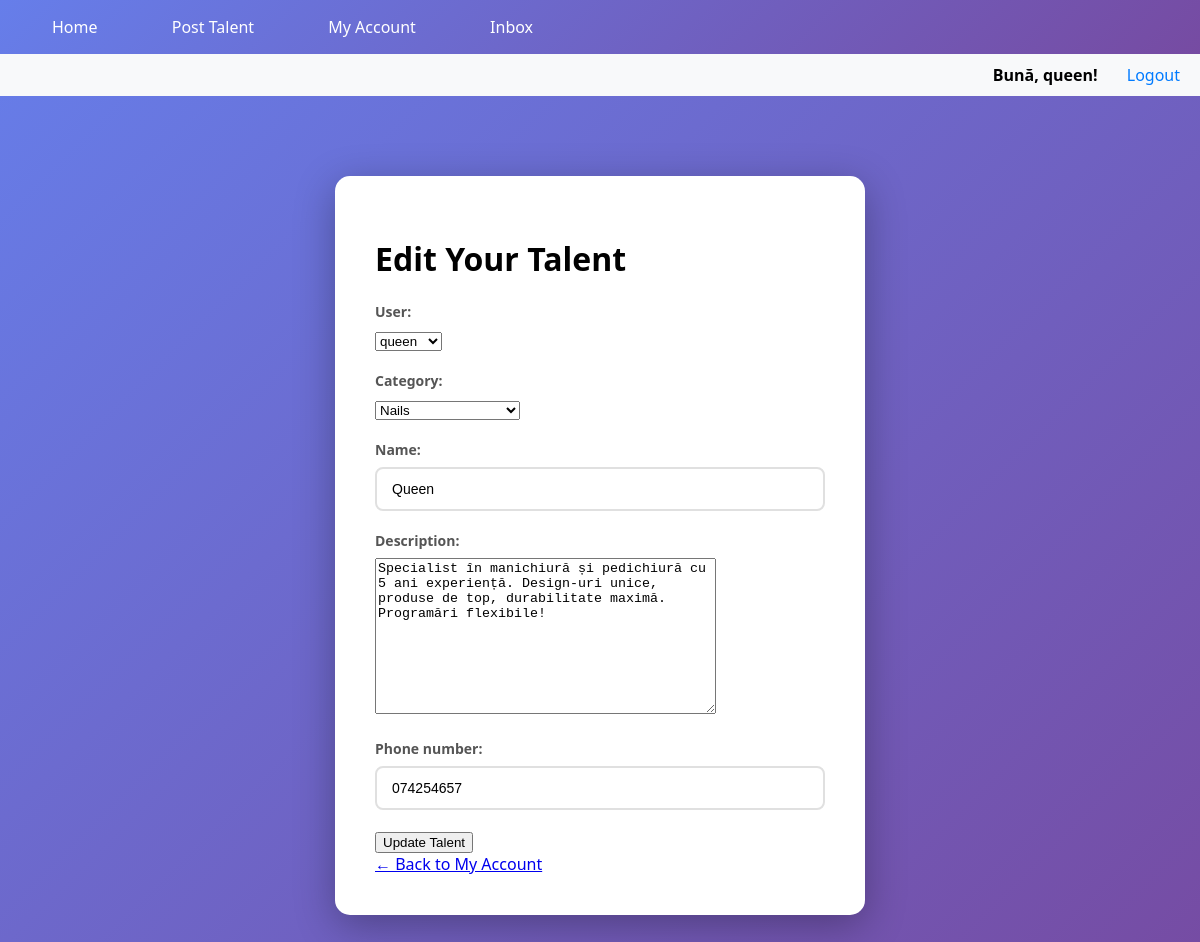
/user/19/Update (signed in), run on the app's committed database.
### Talent/models.py (models this page shows, shortened)
class TalentsPost(models.Model):
    user = models.ForeignKey(User, on_delete=models.CASCADE)
    category = models.ForeignKey(Categories, on_delete=models.SET_NULL, null=True)
    name = models.CharField(max_length=128)  # Service name
    description = models.TextField()
    phone_number = models.CharField(max_length=20)

class Categories(models.Model):
    name = models.CharField(max_length=128)
    def __str__(self):
        return self.name

### Talent/views.py (the view)
# urls.py: path("user/<int:pk>/Update", FormUpdateView.as_view(), name="update"),
class FormUpdateView(LoginRequiredMixin, UpdateView):
    model = TalentsPost
    template_name = 'Form_update.html'
    form_class = TalentForm
    success_url = reverse_lazy('user_account')
    login_url = reverse_lazy('login')
    def get_queryset(self):
        return TalentsPost.objects.filter(user=self.request.user)

### Talent/talent_form.py
class TalentForm(ModelForm):
    class Meta:
        model = TalentsPost
        fields= '__all__'

### Talent/templates/form_update.html (shortened to what this page needs)
{% extends 'base.html' %}
{% load static %}
{% block content %}
    <link rel="stylesheet" href="{% static 'form.css' %}">
    <div class="form-container">
        <h1>Edit Your Talent</h1>
        <form method="post">
            {{ form.as_p }}
            <button type="submit">Update Talent</button>
        </form>
        <div class="back-link">
            <a href="{% url 'user_account' %}">← Back to My Account</a>
        </div>
    </div>
{% endblock %}

### Talent/templates/base.html (shortened to what this page needs)
{% load static %}
<!DOCTYPE html>
<html>
<head>
    <link rel="stylesheet" href="{% static 'navbar.css' %}">
    <link rel="stylesheet" href="{% static 'base.css' %}">
</head>
<body>
    <nav class="navbar">
        <a href="{% url 'home' %}">Home</a>
        <a href="{% url 'add_talent' %}">Post Talent</a>
        <a href="{% url 'user_account' %}">My Account</a>
        <a href ="{% url 'inbox' %}">Inbox</a>
    </nav>
    <div class="auth-section">
        {% if user.is_authenticated %}
            <span class="welcome-msg">Bună, {{ user.username }}!</span>
            <a href="{% url 'logout' %}" class="auth-link">
                <span>Logout</span>
            </a>
        {% endif %}
    </div>
    <div class="content">
        {% block content %}
        {% endblock %}
    </div>
</body>
</html>

### static/navbar.css (style rules this page uses)
.navbar { background: linear-gradient(135deg, #667eea 0%, #764ba2 100%); padding: 1rem 2rem; box-shadow: 0 2px 10px rgba(0,0,0,0.1); }
.navbar a { color: white; text-decoration: none; margin-right: 30px; padding: 12px 20px; border-radius: 25px; font-weight: 500; transition: all 0.3s ease; }

### static/base.css (style rules this page uses)
.auth-section { text-align: right; padding: 10px 20px; background-color: #f8f9fa; }
.welcome-msg { margin-right: 15px; font-weight: bold; }
.auth-link { margin-left: 10px; text-decoration: none; color: #007bff; }

### static/form.css (style rules this page uses)
body { background: linear-gradient(135deg, #667eea 0%, #764ba2 100%); min-height: 100vh; margin: 0; font-family: 'Segoe UI', Tahoma, Geneva, Verdana, sans-serif; }
.form-container { max-width: 450px; margin: 80px auto; padding: 40px; background-color: #ffffff; border-radius: 15px; box-shadow: 0 10px 40px rgba(0, 0, 0, 0.3); }
.form-container form p { margin-bottom: 20px; }
.form-container label { display: block; margin-bottom: 8px; color: #555; font-weight: 600; font-size: 14px; }
.form-container input[type="text"], .form-container input[type="password"] { width: 100%; padding: 12px 15px; border: 2px solid #e0e0e0; border-radius: 8px; font-size: 14px; transition: border-color 0.3s; box-sizing: border-box; }

### data on the page
TalentsPost: user "queen", category "Nails", description "Specialist în manichiură și pedichiură cu 5 ani experiență. Design-uri unice, produse de top, durabilitate maximă. Programări flexibile!", phone_number "074254657"
Categories: name "Queen"

### other printed values
{{ user.username }} "queen"
